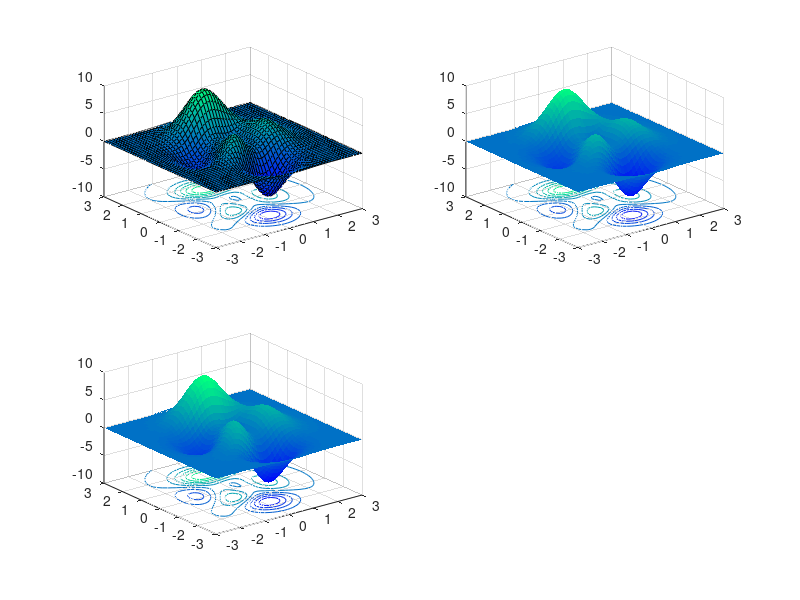
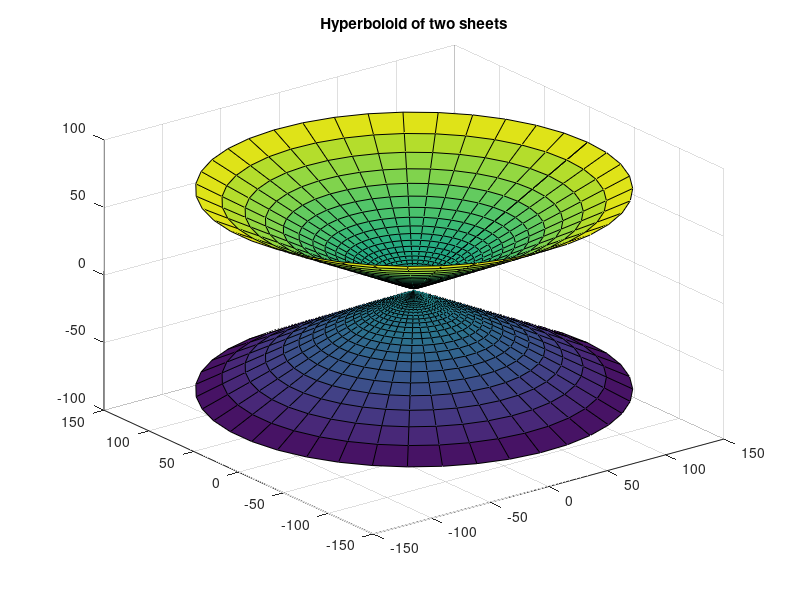

Here is the MATLAB script that generated these plots, in order:
%%
t = 0:0.05:8*pi;
x = 2*sin(t);
y = 3*cos(t);

plot3(t,x,y, 'Color', [1/2,6/8,2/9], 'Marker','*');

%%
t = 0:0.05:8*pi;
x = 2*sin(t);
y = 3*cos(t);

comet3(t,x,y);

%%
x = (-5:0.5:5);
y = (-5:0.5:5);
[X ,Y] = meshgrid(x, y);

plot(X, Y);

Z = peaks;
[X, Y, Z] = peaks;
%mesh(Z);
%surf(X, Y, Z);

surfc(X,Y,Z);
colormap winter

%%
subplot(2,2,1);
surfc(X,Y,Z);
shading faceted;

subplot(2,2,2);
surfc(X,Y,Z);
shading flat;

subplot(2,2,3);
surfc(X,Y,Z);
shading interp

%%
x = @(r, fi)r.*cos(fi);
y = @(r, fi)r.*sin(fi);
z = @(r, fi)r.^2;

figure
ezsurf(x, y, z, [-pi, pi, -pi, pi]);

%%
a = 2; 
c = 1;
u1 = 0;
u2 = 5;
v1 = 0;
v2 = 2*pi;

N1 = 40;
N2 = 40;
u = linspace(u1, u2, N1);
v = linspace(v1, v2, N2);

[U, V] = meshgrid(u, v);
x = a*sinh(U).*cos(V);
y = a*sinh(U).*sin(V);
z = c*cosh(U);

surf(x, y, z); 
hold on; 
surf(x, y, -z);
title('Hyperboloid of two sheets');
hold off;
